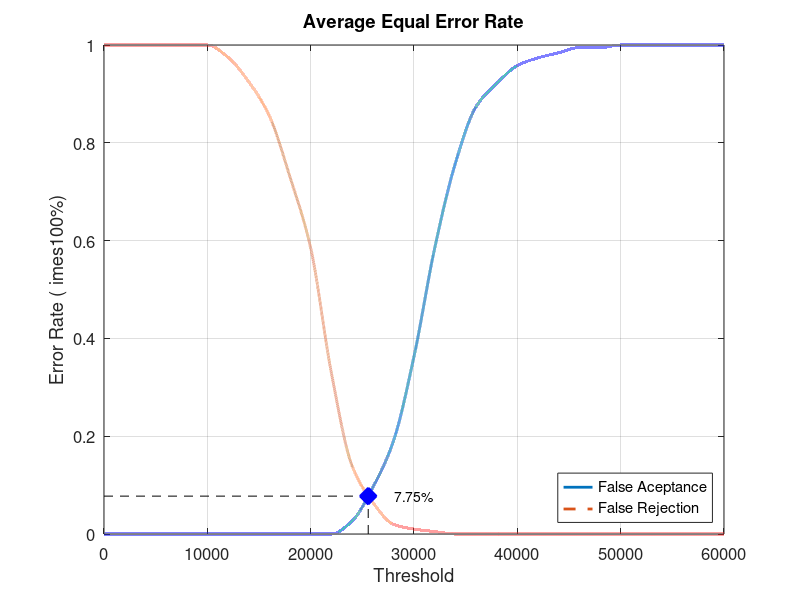
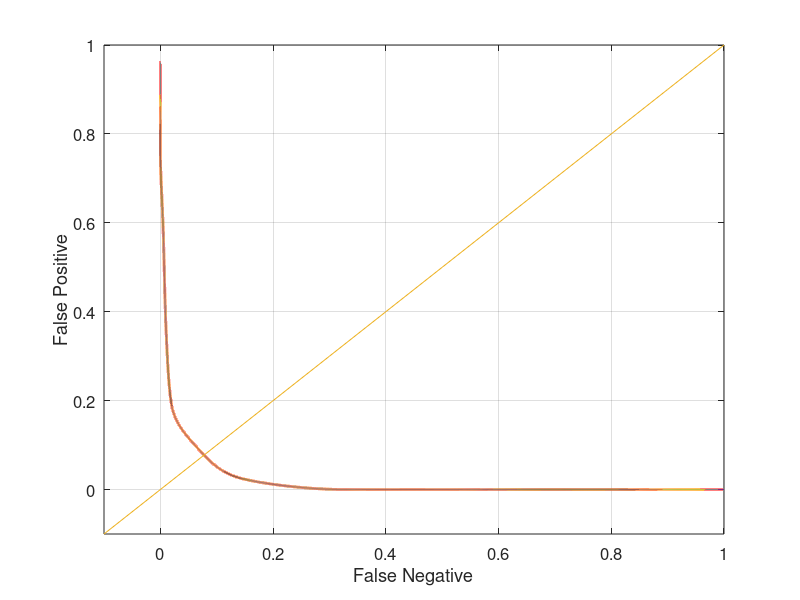

Write the MATLAB code that produced these figures, in order.
close all;
clear;
clc;
x = 0:2000:60000;
xq = 0:0.5:60000;

y0 = [0 0 0 0 0 0 0 0 0 0 0 0 0.0263158 0.0947368 0.189474 0.363158 0.584211 0.757895 0.873684 0.921053 0.957895 0.973684 0.984211 0.994737 0.994737 1 1 1 1 1 1]
yy0 = interp1(x, y0, xq, 'pchip');
y1 = [1 1 1 1 1 1 0.975 0.925 0.855 0.73 0.585 0.33 0.14 0.065 0.02 0.01 0.005 0 0 0 0 0 0 0 0 0 0 0 0 0 0]
yy1 = interp1(x, y1, xq, 'pchip');

% Calculating EER: 
y2 = abs(y0 - y1);
find(y2 == min(y2))
yy2 = abs(yy0 - yy1);
xEER = find(yy2 == min(yy2));
xEERIndex = xq(xEER) % X-axis EER
yEER = yy0(xEER) % Y-axis EER

main = figure
plot(xq, yy0,'-','LineWidth', 2);	hold on
plot(xq, yy1,'--','LineWidth', 2);	hold on
plot([xEERIndex xEERIndex], [0 yEER], 'k--');	hold on
plot([0 xEERIndex], [yEER yEER], 'k--');	hold on
plot(xEERIndex, yEER, 'bx', 'LineWidth', 10);	hold on
text(xEERIndex + 10 * xEERIndex / 100, yEER, [num2str(round((10000 * yEER)) / 100) '%'])
legend('False Aceptance', 'False Rejection', 'Location', 'SouthEast')
xlabel('Threshold')
ylabel('Error Rate (	imes100%)')
title('Average Equal Error Rate')
set(gca, 'FontSize', 12)
axis([0 60000 0 1])
grid on

print(main, 'Database2_1Main', '-dpng');
FNRxFPR = figure('Color', [1 1 1]);
plot(yy1, yy0, '-', yy1, yy0, 'LineWidth', 2);
hold on
y = -0.1:0.1:1
plot(y, y); 
set(gca, 'FontSize', 12)
xlabel('False Negative')
ylabel('False Positive')
axis([-0.1 1 -0.1 1])
set(gca, 'FontSize', 12)
grid on

print(FNRxFPR, 'Database2_1FNRxFPR','-dpng');
